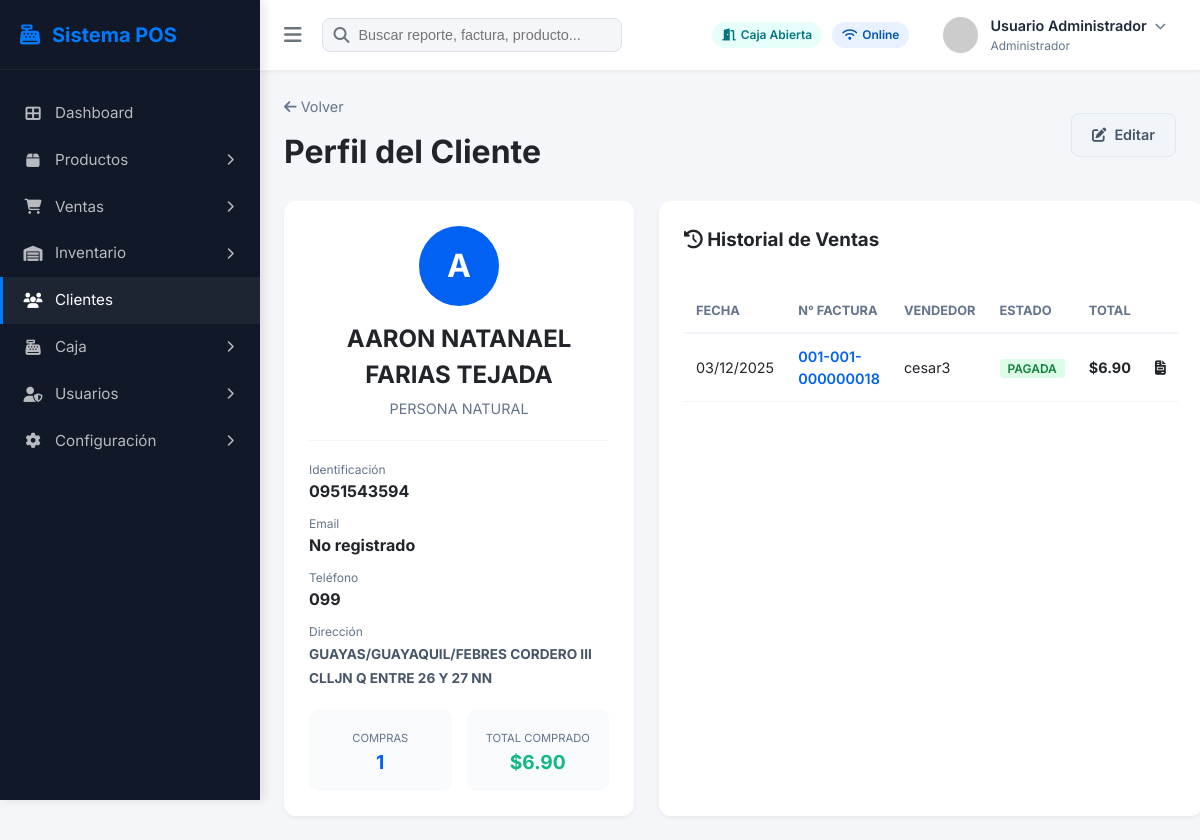
/modules/clientes/ver.php?id=7 (signed in), run on the app's committed database.
### tables this page shows
CREATE TABLE IF NOT EXISTS `clientes` (
  `id` int unsigned NOT NULL AUTO_INCREMENT,
  `tipo_identificacion` enum('CEDULA','RUC','PASAPORTE') NOT NULL,
  `cedula_ruc` varchar(20) NOT NULL,
  `nombres` varchar(100) DEFAULT NULL,
  `apellidos` varchar(100) DEFAULT NULL,
  `razonSocial` varchar(200) DEFAULT NULL,
  `direccion` text,
  `telefono` varchar(20) DEFAULT NULL,
  `celular` varchar(20) DEFAULT NULL,
  `email` varchar(100) DEFAULT NULL,
  `fecha_nacimiento` date DEFAULT NULL,
  `tipo_cliente` varchar(50) DEFAULT NULL,
  `estado` tinyint(1) NOT NULL DEFAULT '1',
  `creadoPor` int unsigned NOT NULL,
  `creadoDate` datetime NOT NULL,
  `editadoPor` int unsigned DEFAULT NULL,
  `editadoDate` datetime DEFAULT NULL,
  `anulado` tinyint(1) NOT NULL DEFAULT '0',
  PRIMARY KEY (`id`),
  UNIQUE KEY `uq_clientes_identificacion` (`cedula_ruc`)
);

CREATE TABLE IF NOT EXISTS `facturas_venta` (
  `id` bigint unsigned NOT NULL AUTO_INCREMENT,
  `idCliente` int unsigned NOT NULL,
  `idUsuario` int unsigned NOT NULL,
  `idCierreCaja` bigint unsigned DEFAULT NULL,
  `numeroFactura` varchar(50) NOT NULL,
  `fechaEmision` datetime NOT NULL,
  `subtotal` decimal(12,4) NOT NULL,
  `descuento` decimal(12,4) NOT NULL DEFAULT '0.0000',
  `iva` decimal(12,4) NOT NULL DEFAULT '0.0000',
  `total` decimal(12,4) NOT NULL,
  `formaPago` varchar(20) DEFAULT 'EFECTIVO',
  `estado` enum('EMITIDA','PAGADA','ANULADA') NOT NULL DEFAULT 'EMITIDA',
  `creadoPor` int unsigned NOT NULL,
  `creadoDate` datetime NOT NULL,
  `anulado` tinyint(1) NOT NULL DEFAULT '0',
  `numeroAutorizacion` varchar(50) DEFAULT NULL,
  `estadoFactura` varchar(50) DEFAULT NULL,
  `numComprobante` char(50) DEFAULT NULL,
  PRIMARY KEY (`id`),
  UNIQUE KEY `uq_facturas_venta_numero` (`numeroFactura`),
  KEY `fk_facturas_venta_clientes` (`idCliente`),
  KEY `fk_facturas_venta_usuarios` (`idUsuario`),
  KEY `fk_facturas_venta_cierre` (`idCierreCaja`),
  KEY `idx_estadoFactura` (`estadoFactura`),
  CONSTRAINT `fk_facturas_venta_cierre` FOREIGN KEY (`idCierreCaja`) REFERENCES `cierres_caja` (`id`),
  CONSTRAINT `fk_facturas_venta_clientes` FOREIGN KEY (`idCliente`) REFERENCES `clientes` (`id`),
  CONSTRAINT `fk_facturas_venta_usuarios` FOREIGN KEY (`idUsuario`) REFERENCES `usuarios` (`id`)
);

CREATE TABLE IF NOT EXISTS `usuarios` (
  `id` int unsigned NOT NULL AUTO_INCREMENT,
  `idRol` int unsigned NOT NULL,
  `nombreUsuario` varchar(50) NOT NULL,
  `contrasenaHash` varchar(255) NOT NULL,
  `nombreCompleto` varchar(150) NOT NULL,
  `email` varchar(100) NOT NULL,
  `activo` tinyint(1) NOT NULL DEFAULT '1',
  `tipoMenu` varchar(20) DEFAULT 'horizontal',
  `creadoPor` int unsigned DEFAULT NULL,
  `creadoDate` datetime NOT NULL,
  `editadoPor` int unsigned DEFAULT NULL,
  `editadoDate` datetime DEFAULT NULL,
  `anulado` tinyint(1) NOT NULL DEFAULT '0',
  `anuladoPor` int unsigned DEFAULT NULL,
  `anuladoDate` datetime DEFAULT NULL,
  PRIMARY KEY (`id`),
  UNIQUE KEY `uq_usuarios_nombreUsuario` (`nombreUsuario`),
  UNIQUE KEY `uq_usuarios_email` (`email`),
  KEY `fk_usuarios_roles` (`idRol`),
  CONSTRAINT `fk_usuarios_roles` FOREIGN KEY (`idRol`) REFERENCES `roles` (`id`) ON UPDATE CASCADE
);

### modules/clientes/ver.php (the view, shortened to what this page needs)
<?php
require_once '../../includes/db.php';
$id = $_GET['id'] ?? 0;
$stmt = $pdo->prepare("SELECT * FROM clientes WHERE id = ?");
$stmt->execute([$id]);
$cliente = $stmt->fetch();
$stmtSales = $pdo->prepare("
    SELECT f.*, u.nombreUsuario as vendedor
    FROM facturas_venta f
    LEFT JOIN usuarios u ON f.idUsuario = u.id
    WHERE f.idCliente = ? AND f.anulado = 0
    ORDER BY f.fechaEmision DESC
");
$stmtSales->execute([$id]);
$ventas = $stmtSales->fetchAll();
$totalComprado = 0;
foreach ($ventas as $v)
    $totalComprado += $v['total'];
$cantCompras = count($ventas);
?>
<!DOCTYPE html>
<html lang="es">
<head>
    <link rel="stylesheet" href="https://cdnjs.cloudflare.com/ajax/libs/font-awesome/6.4.0/css/all.min.css">
    <link rel="stylesheet" href="../../assets/css/style.css">
</head>
<body>
    <div class="app-container">
        <?php include '../../includes/sidebar.php'; ?>
        <main class="main-content">
            <?php include '../../includes/navbar.php'; ?>
            <div class="content-wrapper">
                <div class="u-header-btn"
                    style="margin-bottom: 25px; display: flex; justify-content: space-between; align-items: center;">
                    <div>
                        <a href="index.php" style="color: #64748b; font-size: 0.9rem;"><i class="fas fa-arrow-left"></i>
                            Volver</a>
                        <h1 style="margin-top: 10px;">Perfil del Cliente</h1>
                    </div>
                    <div style="display:flex; gap: 10px;">
                        <a href="editar.php?id=<?php echo $id; ?>" class="btn btn-secondary"><i class="fas fa-edit"></i>
                            Editar</a>
                    </div>
                </div>
                <div class="profile-container">
                    <div class="info-card">
                        <div class="avatar-lg"><?php echo strtoupper(substr($cliente['nombres'], 0, 1)); ?></div>
                        <h2 style="text-align: center; margin-bottom: 5px;">
                            <?php echo htmlspecialchars($cliente['nombres'] . ' ' . $cliente['apellidos']); ?>
                        </h2>
                        <p style="text-align: center; color: #64748b; font-size: 0.9rem; margin-bottom: 20px;">
                            <?php echo htmlspecialchars($cliente['tipo_cliente']); ?>
                        </p>
                        <div style="border-top: 1px solid #f1f5f9; padding-top: 20px;">
                            <div style="margin-bottom: 12px;">
                                <label
                                    style="font-size: 0.75rem; color: #64748b; display: block;">Identificación</label>
                                <strong><?php echo htmlspecialchars($cliente['cedula_ruc']); ?></strong>
                            </div>
                            <div style="margin-bottom: 12px;">
                                <label style="font-size: 0.75rem; color: #64748b; display: block;">Email</label>
                                <strong><?php echo htmlspecialchars($cliente['email'] ?: 'No registrado'); ?></strong>
                            </div>
                            <div style="margin-bottom: 12px;">
                                <label style="font-size: 0.75rem; color: #64748b; display: block;">Teléfono</label>
                                <strong><?php echo htmlspecialchars($cliente['celular'] ?: 'No registrado'); ?></strong>
                            </div>
                            <div style="margin-bottom: 12px;">
                                <label style="font-size: 0.75rem; color: #64748b; display: block;">Dirección</label>
                                <strong
                                    style="font-size: 0.85rem; color: #475569;"><?php echo htmlspecialchars($cliente['direccion'] ?: 'No registrado'); ?></strong>
                            </div>
                        </div>
                        <div class="stat-mini-grid">
                            <div class="stat-mini">
                                <span
                                    style="font-size: 0.7rem; color: #64748b; text-transform: uppercase;">Compras</span>
                                <div style="font-weight: 700; font-size: 1.2rem; color: #0061f2;">
                                    <?php echo $cantCompras; ?>
                                </div>
                            </div>
                            <div class="stat-mini">
                                <span style="font-size: 0.7rem; color: #64748b; text-transform: uppercase;">Total
                                    Comprado</span>
                                <div style="font-weight: 700; font-size: 1.2rem; color: #10b981;">
                                    $<?php echo number_format($totalComprado, 2); ?></div>
                            </div>
                        </div>
                    </div>
                    <div class="history-card">
                        <h3 style="margin-bottom: 20px;"><i class="fas fa-history"></i> Historial de Ventas</h3>
                        <?php if (empty($ventas)): ?>
                            <div style="text-align: center; padding: 40px; color: #94a3b8;">
                                <i class="fas fa-shopping-bag"
                                    style="font-size: 3rem; opacity: 0.2; margin-bottom: 15px;"></i>
                                <p>Este cliente aún no registra compras.</p>
                            </div>
                        <?php else: ?>
                            <div style="overflow-x: auto;">
                                <table class="h-table">
                                    <thead>
                                        <tr>
                                            <th>Fecha</th>
                                            <th>N° Factura</th>
                                            <th>Vendedor</th>
                                            <th>Estado</th>
                                            <th>Total</th>
                                            <th></th>
                                        </tr>
                                    </thead>
                                    <tbody>
                                        <?php foreach ($ventas as $v): ?>
                                            <tr>
                                                <td><?php echo date('d/m/Y', strtotime($v['fechaEmision'])); ?></td>
                                                <td style="font-weight: 600; color: #0061f2;"><?php echo $v['numeroFactura']; ?>
                                                </td>
                                                <td><?php echo htmlspecialchars($v['vendedor'] ?: 'Admin'); ?></td>
                                                <td><span
                                                        class="status-badge status-authorized"><?php echo $v['estado']; ?></span>
                                                </td>
                                                <td style="font-weight: 700;">$<?php echo number_format($v['total'], 2); ?></td>
                                                <td>
                                                    <a href="../ventas/ver_factura.php?id=<?php echo $v['id']; ?>"
                                                        class="btn-act view" title="Ver Factura"><i
                                                            class="fas fa-file-invoice"></i></a>
                                                </td>
                                            </tr>
                                        <?php endforeach; ?>
                                    </tbody>
                                </table>
                            </div>
                        <?php endif; ?>
                    </div>
                </div>
            </div>
        </main>
    </div>
</body>
</html>

### assets/css/style.css (style rules this page uses)
:root { --primary-color: #007bff; --primary-dark: #0056b3; --primary-light: #e7f1ff; --secondary-color: #6c757d; --accent-cyan: #17a2b8; --accent-teal: #20c997; --accent-green: #28a745; --accent-orange: #fd7e14; --accent-red: #dc3545; --bg-light: #f4f6f9; --bg-white: #ffffff; --text-main: #212529; --text-muted: #6c757d; --border-color: #dee2e6; --sidebar-width: 260px; --sidebar-collapsed-width: 70px; --navbar-height: 70px; --shadow-sm: 0 2px 4px rgba(0, 0, 0, 0.05); --shadow-md: 0 4px 6px rgba(0, 0, 0, 0.08); --shadow-lg: 0 10px 15px rgba(0, 0, 0, 0.1); }
* { margin: 0; padding: 0; box-sizing: border-box; }
body { font-family: 'Inter', sans-serif; background-color: var(--bg-light); color: var(--text-main); line-height: 1.5; overflow-x: hidden; }
.app-container { display: flex; min-height: 100vh; }
.main-content { flex: 1; margin-left: var(--sidebar-width); width: calc(100% - var(--sidebar-width)); transition: margin-left 0.3s cubic-bezier(0.4, 0, 0.2, 1); min-height: 100vh; display: flex; flex-direction: column; position: relative; }
.content-wrapper { padding: 24px; flex: 1; }
.btn { display: inline-flex; align-items: center; justify-content: center; gap: 8px; padding: 10px 20px; border-radius: 8px; font-size: 0.9rem; font-weight: 600; cursor: pointer; transition: all 0.2s ease; border: 1px solid transparent; outline: none; font-family: inherit; }
.btn-secondary { background: #f1f5f9; color: #475569; border-color: #e2e8f0; }

### modules/clientes/ver.php (style rules this page uses)
.profile-container { display: grid; grid-template-columns: 350px 1fr; gap: 25px; }
.info-card { background: white; border-radius: 12px; box-shadow: var(--shadow-sm); padding: 25px; height: fit-content; }
.history-card { background: white; border-radius: 12px; box-shadow: var(--shadow-sm); padding: 25px; }
.avatar-lg { width: 80px; height: 80px; background: #0061f2; color: white; border-radius: 50%; display: flex; align-items: center; justify-content: center; font-size: 2rem; font-weight: 700; margin: 0 auto 15px; }
.stat-mini-grid { display: grid; grid-template-columns: 1fr 1fr; gap: 15px; margin-top: 20px; }
.stat-mini { background: #f8fafc; padding: 15px; border-radius: 10px; text-align: center; }
.h-table { width: 100%; border-collapse: collapse; margin-top: 15px; }
.h-table th { text-align: left; padding: 12px; border-bottom: 2px solid #f1f5f9; color: #64748b; font-size: 0.8rem; text-transform: uppercase; }
.h-table td { padding: 12px; border-bottom: 1px solid #f1f5f9; font-size: 0.9rem; }
.status-badge { padding: 2px 8px; border-radius: 4px; font-size: 0.75rem; font-weight: 600; }
.status-authorized { background: #dcfce7; color: #15803d; }

### data on the page
clientes: nombres "A", nombres+apellidos "AARON NATANAEL FARIAS TEJADA", tipo_cliente "PERSONA NATURAL", cedula_ruc "0951543594", email "No registrado", celular "099", direccion "GUAYAS/GUAYAQUIL/FEBRES CORDERO III CLLJN Q ENTRE 26 Y 27 NN"
facturas_venta: fechaEmision "03/12/2025", numeroFactura "001-001-000000018", idUsuario.nombreUsuario "cesar3", estado "PAGADA", total "6.90"

### other printed values
$_SESSION['user_name'] "Usuario Administrador"
$_SESSION['role'] "Administrador"
$cantCompras "1"
$totalComprado "6.90"
